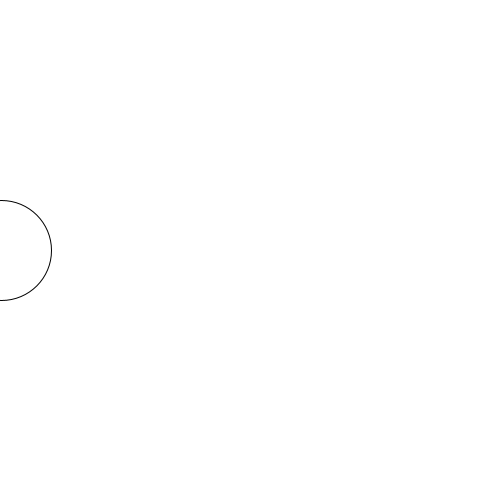
Frame 1 (no input)
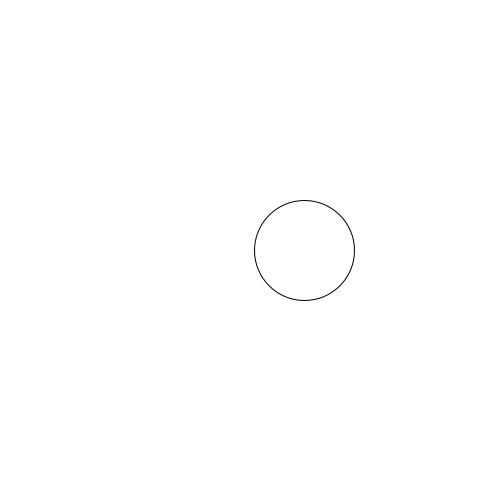
Frame 60 (the mouse pressed at the canvas centre just before this capture)
Frame 120 (the mouse held since frame 60 and released just before this capture): identical to frame 60, image omitted

The Processing sketch that drew these frames (run headless with seeded random() and noise(); from frame 60 on, the mouse is pressed at the canvas centre):

// Processing sketch: processing_61890
// ── processing_61890.pde

float x;

public void setup() {
  x = 1;
  size(500, 500);
  smooth();
}

public void draw() {
  x = x * 1.1f;
  background(255);
  ellipse(x, height / 2, 100, 100);
}

public void mousePressed() {
  x = 1;
}
